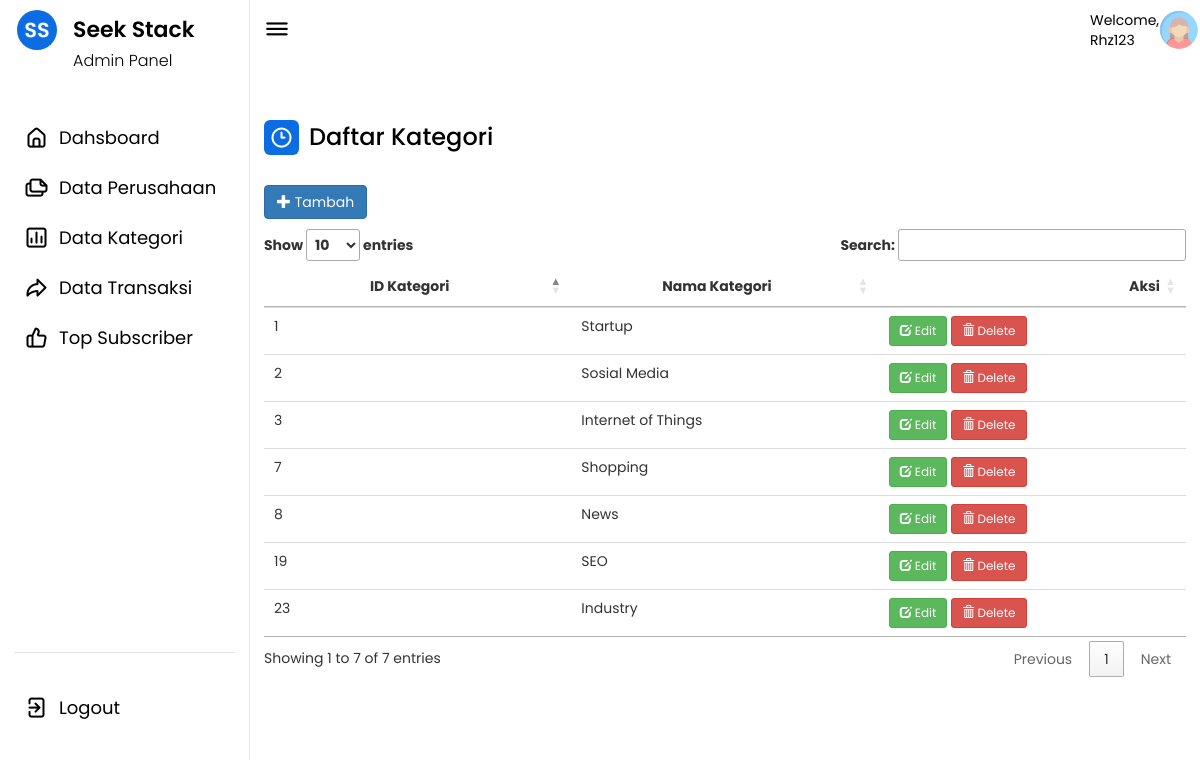
Screenshot of /data-kategori.php (signed in) with the database file from the repository.
### tables this page shows
CREATE TABLE `daftar_kategori` (
  `id_kategori` int(11) NOT NULL AUTO_INCREMENT,
  `nama_kategori` varchar(32) NOT NULL,
  PRIMARY KEY (`id_kategori`),
  UNIQUE KEY `nama_kategori` (`nama_kategori`)
);

### data-kategori.php (the view, shortened to what this page needs)
<?php
 include 'dbconnect.php';
?>
<!DOCTYPE html>
    <head>
		<link rel="stylesheet" type="text/css" href="css/index.css" />
        <link rel="stylesheet" href="https://maxcdn.bootstrapcdn.com/bootstrap/3.3.7/css/bootstrap.min.css">
        <link rel="stylesheet" href="css/admin-css.css">
        <link rel="stylesheet" href="https://unicons.iconscout.com/release/v4.0.0/css/line.css">
        <link rel="stylesheet" href="https://cdn.datatables.net/1.11.5/css/jquery.dataTables.min.css">
	</head>
    <body>
    <?php include 'nav-admin.php'; ?>
        <section class="dashboard">
            <div class="top">
                <i class="uil uil-bars sidebar-toggle"></i>
                <?php  if (!isset($_SESSION['session_user'])) : ?>
                    <span class="user" style="margin-left: 800px;">Please login first!</span>
                <?php else : ?>
                    <span class="user" style="margin-left: 800px;">
                    Welcome, <?php echo $_SESSION['session_user']; ?>
                    </span>
                <img src="image/profile-admin.png" alt="">
                <?php endif ?>
            </div>
            <div class="dash-content">
                <div class="activity">
                    <div class="title">
                        <i class="uil uil-clock-three"></i>
                        <span class="text">Daftar Kategori</span>
                    </div>
                    <div class="box-tools pull-left">
                    <a href="#addnew" data-toggle="modal" class="btn btn-primary"><span class="glyphicon glyphicon-plus"></span> Tambah</a>
                    </div>
                    <div class="activity-data">
                        <div class="table-responsive">
                            <table class="table table-hover" id="dataTable" style="width:100%" cellspacing="0">
                                <thead>
                                    <tr>
                                        <th  style="text-align: center;">ID Kategori</th>
                                        <th  style="text-align: center;">Nama Kategori</th>
                                        <th  style="text-align: right;">Aksi</th>
                                    </tr>
                                </thead>
                                <tbody>
                                    <?php
                                        $query = mysqli_query($conn, "SELECT * FROM daftar_kategori");
                                        while($row = $query->fetch_assoc()){
                                          echo
                                          "<tr>
                                          <td>".$row['id_kategori']."</td>
                                          <td>".$row['nama_kategori']."</td>
                                          <td>
                                          <a href='#edit_".$row['id_kategori']."' class='btn btn-success btn-sm' data-toggle='modal'><span class='glyphicon glyphicon-edit'></span> Edit</a>
                                          <a href='#delete_".$row['id_kategori']."' class='btn btn-danger btn-sm' data-toggle='modal'><span class='glyphicon glyphicon-trash'></span> Delete</a>
                                          </td>
                                          </tr>";
                                         }
                                         ?>
                                </tbody>
                            </table>
                        </div>
                    </div>
                </div>
            </div>
        </section>
    </body>
</html>

### css/admin-css.css (style rules this page uses)
* { margin: 0; padding: 0; box-sizing: border-box; font-family: 'Poppins', sans-serif; }
body { min-height: 100vh; }
.dashboard { position: relative; left: 250px; background-color: var(--panel-color); min-height: 100vh; width: calc(100% - 250px); padding: 10px 14px; transition: var(--tran-05); }
.dashboard .top { position: fixed; top: 0; left: 250px; display: flex; width: calc(100% - 250px); justify-content: space-between; align-items: center; padding: 10px 14px; background-color: var(--panel-color); transition: var(--tran-05); z-index: 10; }
.dashboard .top .sidebar-toggle { font-size: 26px; color: var(--text-color); cursor: pointer; }
.top .user { color: var(--text-color); }
.top img { width: 40px; border-radius: 50%; }
.dashboard .dash-content { padding-top: 50px; }
.dash-content .title { display: flex; align-items: center; margin: 60px 0 30px 0; }
.dash-content .title i { position: relative; height: 35px; width: 35px; background-color: var(--primary-color); border-radius: 6px; color: var(--title-icon-color); display: flex; align-items: center; justify-content: center; font-size: 24px; }
.dash-content .title .text { font-size: 24px; font-weight: 500; color: var(--text-color); margin-left: 10px; }
.dash-content .activity .activity-data { display: flex; justify-content: space-between; align-items: center; width: 100%; }
.activity .activity-data { display: flex; }
table { width: 100%; table-layout: fixed; }

### rows the page displays
daftar_kategori: id_kategori "23", nama_kategori "Industry"
daftar_kategori: id_kategori "3", nama_kategori "Internet of Things"
daftar_kategori: id_kategori "8", nama_kategori "News"
daftar_kategori: id_kategori "19", nama_kategori "SEO"
daftar_kategori: id_kategori "7", nama_kategori "Shopping"
daftar_kategori: id_kategori "2", nama_kategori "Sosial Media"
daftar_kategori: id_kategori "1", nama_kategori "Startup"

### other values shown
$_SESSION['session_user'] "Rhz123"
